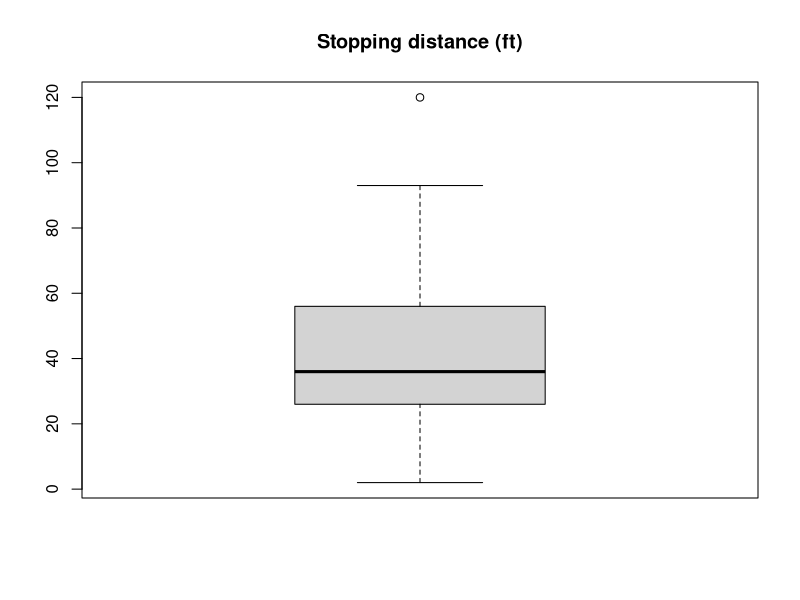
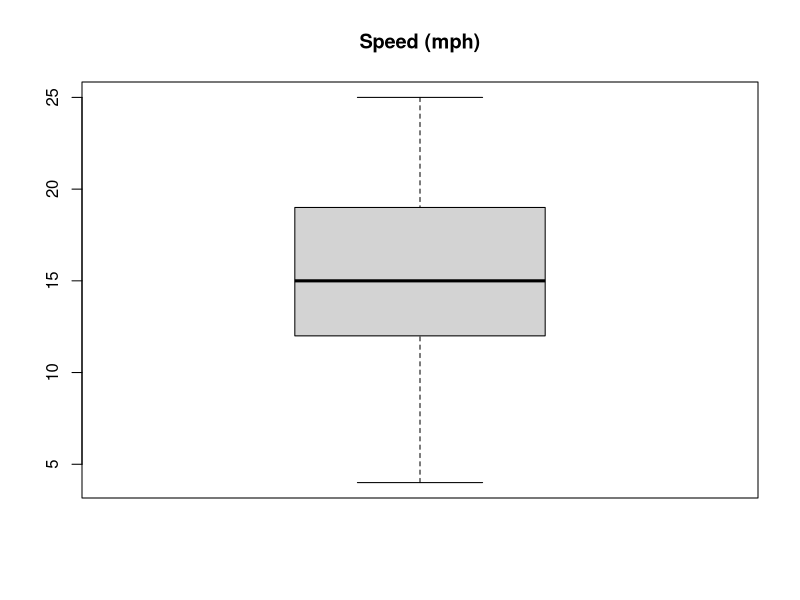

Write R code to recreate these figures, in order.
#
# a simple example program showing use of with
#

with(cars, {
  boxplot(dist)
  title('Stopping distance (ft)')
  boxplot(speed)
  title('Speed (mph)')
})
